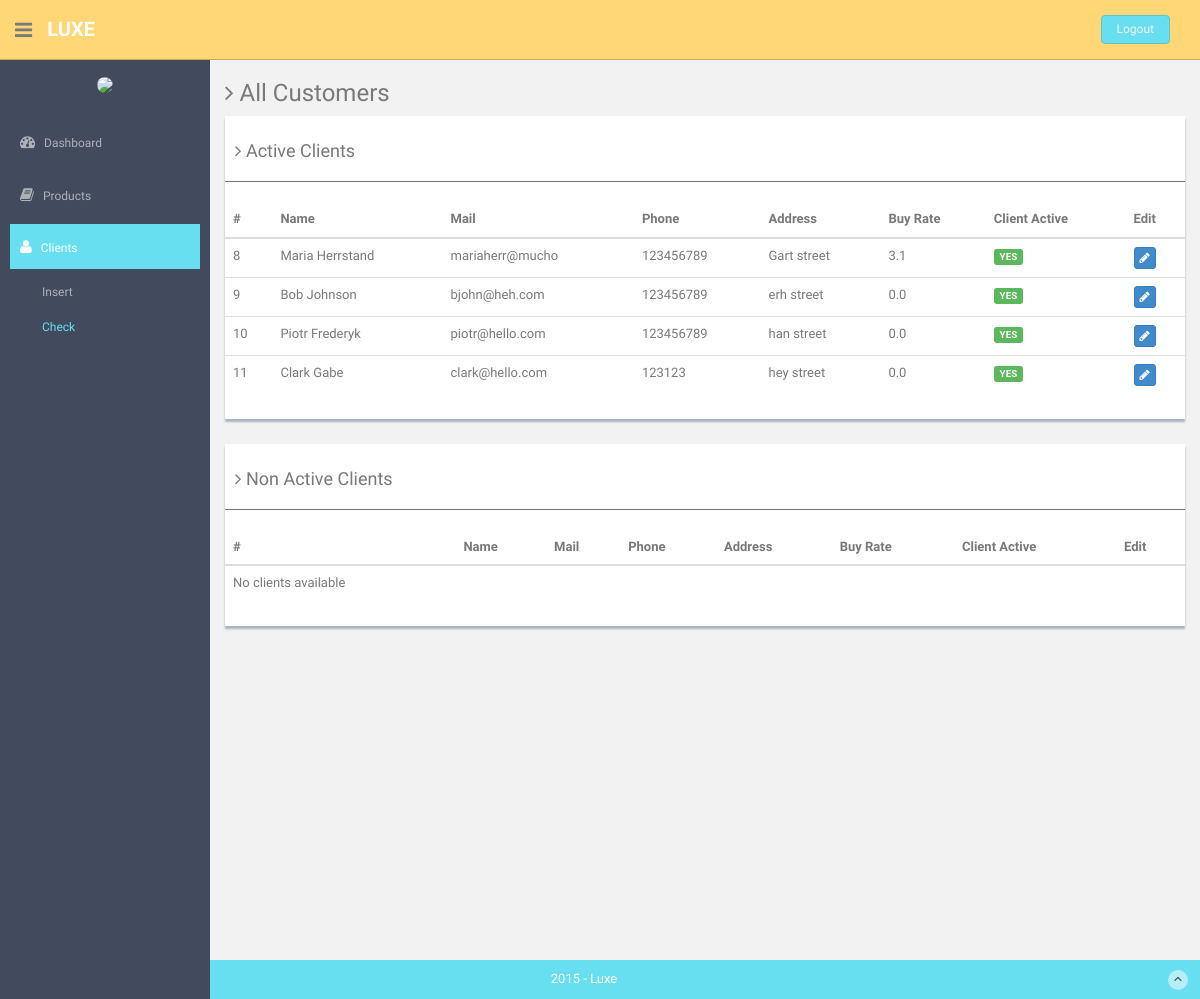
Screenshot of /clients.php (signed in) with the database file from the repository.
### tables this page shows
CREATE TABLE `Clients` (
`ClientId` int(4) NOT NULL,
  `ClientName` varchar(20) NOT NULL,
  `ClientSurname` varchar(20) NOT NULL,
  `ClientMail` varchar(30) NOT NULL,
  `ClientPhone` varchar(11) NOT NULL DEFAULT '',
  `ClientAddress` varchar(30) NOT NULL,
  `ClientBuyRate` double(2,1) NOT NULL,
  `ClientActive` enum('YES','NO') NOT NULL DEFAULT 'YES'
);

### functions.php (called while the page is built, shortened)
<?php
	function viewActiveClients(){
	      $db = Database::connect();
	      $db->setAttribute(PDO::ATTR_ERRMODE, PDO::ERRMODE_EXCEPTION);
	      $stmt = $db->query('select * from Clients where ClientActive = "YES";');
         return $stmt;
	}
	function viewNonActiveClients(){
	      $db = Database::connect();
	      $db->setAttribute(PDO::ATTR_ERRMODE, PDO::ERRMODE_EXCEPTION);
	      $stmt = $db->query('select * from Clients where ClientActive = "NO";');
         return $stmt;
	}
?>

### clients.php (the view, shortened to what this page needs)
<?php require_once 'functions.php';?>
<!DOCTYPE html>
<html lang="en">
  <head>
    <link href="assets/css/bootstrap.css" rel="stylesheet">
    <link href="assets/font-awesome/css/font-awesome.css" rel="stylesheet" />
    <link href="assets/css/style.css" rel="stylesheet">
    <link href="assets/css/style-responsive.css" rel="stylesheet">
  </head>
  <body>
  <section id="container" >
      <header class="header black-bg">
              <div class="sidebar-toggle-box">
                  <div class="fa fa-bars tooltips" data-placement="right" data-original-title="Toggle Navigation"></div>
              </div>
            <a href="index.php" class="logo"><b>Luxe</b></a>
            <div class="top-menu">
            	<ul class="nav pull-right top-menu">
                    <li><a class="logout" href="login.php">Logout</a></li>
            	</ul>
            </div>
        </header>
      <aside>
          <div id="sidebar"  class="nav-collapse ">
              <ul class="sidebar-menu" id="nav-accordion">
              	  <p class="centered"><img src="assets/img/ui-juan.jpg" class="img-circle" width="60"></p>
                  <li class="mt">
                      <a href="index.php">
                          <i class="fa fa-dashboard"></i>
                          <span>Dashboard</span>
                      </a>
                  </li>
                  <li class="sub-menu">
                      <a href="javascript:;" >
                          <i class="fa fa-book"></i>
                          <span>Products</span>
                      </a>
                  </li>
                  <li class="sub-menu">
                      <a class="active" href="javascript:;" >
                          <i class="fa fa-user"></i>
                          <span>Clients</span>
                      </a>
                      <ul class="sub">
                          <li><a href="formClient.php">Insert</a></li>
                          <li class="active"><a href="clients.php">Check</a></li>
                      </ul>
                  </li>
              </ul>
          </div>
      </aside>
      <section id="main-content">
          <section class="wrapper site-min-height">
          	<h3><i class="fa fa-angle-right"></i> All Customers</h3>
          	<div class="row">
          		<div class="col-md-12">
	                  	  <div class="content-panel">
	                  	  	  <h4><i class="fa fa-angle-right"></i> Active Clients</h4>
	                  	  	  <hr>
		                      <table class="table table-hover">
                              <thead>
                                 <tr>
                                    <th>#</th>
                                    <th>Name</th>
                                    <th>Mail</th>
                                    <th>Phone</th>
												<th>Address</th>
												<th>Buy Rate</th>
												<th>Client Active</th>
												<th>Edit</th>
                                 </tr>
                              </thead>
                              <tbody>
                                 <?php
                                    $results = viewActiveClients();
                                    if($results -> rowCount()<=0){
                                       echo '<tr><td>No clients available</td></tr>';
                                    }else{
                                       foreach ($results as $row) {
                                          echo '<tr>';
                                          echo '<td>'.$row['ClientId']. '</td>';
                                          echo '<td>'.$row['ClientName'].' '.$row['ClientSurname'].'</td>';
                                          echo '<td>'.$row['ClientMail'].'</td>';
                                          echo '<td>'.$row['ClientPhone'].'</td>';
														echo '<td>'.$row['ClientAddress'].'</td>';
														echo '<td>'.$row['ClientBuyRate'].'</td>';
														echo '<td><span class="label label-success">'.$row['ClientActive'].'</span></td>';
                                          echo '<td>
                                               <a href="editClient.php?idC='.$row['ClientId'].'" class="btn btn-primary btn-xs"><i class="fa fa-pencil"></i></a>
                                               </td>';
                                          echo '</tr>';
                                       }
                                    }
                                 ?>
                              </tbody>
                            </table>
	                  	  </div>
	            </div>
          		<div class="col-md-12 mt">
	                  	  <div class="content-panel">
	                  	  	  <h4><i class="fa fa-angle-right"></i> Non Active Clients</h4>
	                  	  	  <hr>
		                      <table class="table">
                              <thead>
                                 <tr>
                                    <th>#</th>
                                    <th>Name</th>
                                    <th>Mail</th>
                                    <th>Phone</th>
												<th>Address</th>
												<th>Buy Rate</th>
												<th>Client Active</th>
												<th>Edit</th>
                                 </tr>
                              </thead>
                              <tbody>
                                 <?php
                                    $results = viewNonActiveClients();
                                    if($results -> rowCount()<=0){
                                       echo '<tr><td>No clients available</td></tr>';
                                    }
                                 ?>
                              </tbody>
                            </table>
	                  	  </div>
	            </div>
          	</div>
		</section>
      </section>
      <footer class="site-footer">
          <div class="text-center">
              2015 - Luxe
              <a href="clients.php#" class="go-top">
                  <i class="fa fa-angle-up"></i>
              </a>
          </div>
      </footer>
  </section>
  </body>
</html>

### assets/css/style.css (style rules this page uses)
body { color: #797979; background: #f2f2f2; font-family: 'Ruda', sans-serif; padding: 0px !important; margin: 0px !important; font-size:13px; }
ul li { list-style: none; }
a, a:hover, a:focus { text-decoration: none; outline: none; }
#container { width: 100%; height: 100%; }
hr { margin-top: 20px; margin-bottom: 20px; border: 0; border-top: 1px solid #797979; }
.centered { text-align: center; }
.mt { margin-top: 25px; }
ul.top-menu > li > .logout { color: #f2f2f2; font-size: 12px; border-radius: 4px; -webkit-border-radius: 4px; border: 1px solid #64c3c2 !important; padding: 5px 15px; margin-right: 15px; background: #68dff0; margin-top: 15px; }
#sidebar { width: 210px; height: 100%; position: fixed; background: #424a5d; }
#sidebar ul li { position: relative; }
#sidebar .sub-menu > .sub li { padding-left: 32px; }
#sidebar .sub-menu > .sub li:last-child { padding-bottom: 10px; }
ul.sidebar-menu , ul.sidebar-menu li ul.sub { margin: -2px 0 0; padding: 0; }
ul.sidebar-menu { margin-top: 75px; }
#sidebar > ul > li > ul.sub { display: none; }
#sidebar > ul > li.active > ul.sub, #sidebar > ul > li > ul.sub > li > a { display: block; }
ul.sidebar-menu li ul.sub li { background: #424a5d; margin-bottom: 0; margin-left: 0; margin-right: 0; }
ul.sidebar-menu li ul.sub li:last-child { border-radius: 0 0 4px 4px; -webkit-border-radius: 0 0 4px 4px; }
ul.sidebar-menu li ul.sub li a { font-size: 12px; padding: 6px 0; line-height: 35px; height: 35px; -webkit-transition: all 0.3s ease; -moz-transition: all 0.3s ease; -o-transition: all 0.3s ease; -ms-transition: all 0.3s ease; transition: all 0.3s ease; color: #aeb2b7; }
ul.sidebar-menu li ul.sub li.active a { color: #68dff0; -webkit-transition: all 0.3s ease; -moz-transition: all 0.3s ease; -o-transition: all 0.3s ease; -ms-transition: all 0.3s ease; transition: all 0.3s ease; display: block; }
ul.sidebar-menu li { margin-bottom: 5px; margin-left:10px; margin-right:10px; }
ul.sidebar-menu li.sub-menu { line-height: 15px; }
ul.sidebar-menu li a span { display: inline-block; }
ul.sidebar-menu li a { color: #aeb2b7; text-decoration: none; display: block; padding: 15px 0 15px 10px; font-size: 12px; outline: none; -webkit-transition: all 0.3s ease; -moz-transition: all 0.3s ease; -o-transition: all 0.3s ease; -ms-transition: all 0.3s ease; transition: all 0.3s ease; }
ul.sidebar-menu li a.active, ul.sidebar-menu li a:hover, ul.sidebar-menu li a:focus { background: #68dff0; color: #fff; display: block; -webkit-transition: all 0.3s ease; -moz-transition: all 0.3s ease; -o-transition: all 0.3s ease; -ms-transition: all 0.3s ease; transition: all 0.3s ease; }
ul.sidebar-menu li a i { font-size: 15px; padding-right: 6px; }
ul.sidebar-menu li a.active i { color: #fff; }
#main-content { margin-left: 210px; }
.header, .footer { min-height: 60px; padding: 0 15px; }
.header { position: fixed; left: 0; right: 0; z-index: 1002; }
.black-bg { background: #ffd777; border-bottom: 1px solid #c9aa5f; }
.wrapper { display: inline-block; margin-top: 60px; padding-left: 15px; padding-right: 15px; padding-bottom: 15px; padding-top: 0px; width: 100%; }
a.logo { font-size: 20px; color: #ffffff; float: left; margin-top: 15px; text-transform: uppercase; }
a.logo b { font-weight: 900; }
#top_menu .nav > li, ul.top-menu > li { float: left; }
ul.top-menu > li > a { color: #666666; font-size: 16px; border-radius: 4px; -webkit-border-radius: 4px; border:1px solid #666666 !important; padding: 2px 6px; margin-right: 15px; }
.sidebar-toggle-box { float: left; padding-right: 15px; margin-top: 20px; }
.sidebar-toggle-box .fa-bars { cursor: pointer; display: inline-block; font-size: 20px; }
.content-panel { background: #ffffff; box-shadow: 0px 3px 2px #aab2bd; padding-top: 15px; padding-bottom: 5px; }
.content-panel h4 { margin-left: 10px; }
.site-footer { background: #68dff0; color: #fff; padding: 10px 0; }
.go-top { margin-right: 1%; float: right; background: rgba(255,255,255,.5); width: 20px; height: 20px; border-radius: 50%; -webkit-border-radius: 50%; }
.go-top i { color: #2A3542; }
.site-min-height { min-height: 900px; }

### rows the page displays
clients: ClientId "8", ClientName "Maria", ClientSurname "Herrstand", ClientMail "mariaherr@mucho", ClientPhone "123456789", ClientAddress "Gart street", ClientBuyRate "3.1", ClientActive "YES"
clients: ClientId "9", ClientName "Bob", ClientSurname "Johnson", ClientMail "bjohn@heh.com", ClientPhone "123456789", ClientAddress "erh street", ClientBuyRate "0.0", ClientActive "YES"
clients: ClientId "10", ClientName "Piotr", ClientSurname "Frederyk", ClientMail "piotr@hello.com", ClientPhone "123456789", ClientAddress "han street", ClientBuyRate "0.0", ClientActive "YES"
clients: ClientId "11", ClientName "Clark", ClientSurname "Gabe", ClientMail "clark@hello.com", ClientPhone "123123", ClientAddress "hey street", ClientBuyRate "0.0", ClientActive "YES"
